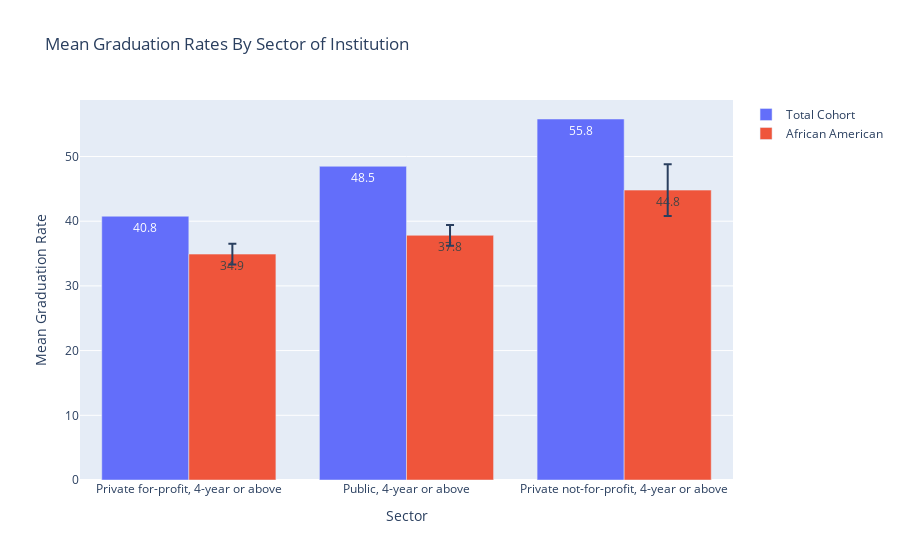

The notebook cell this image was saved under:
### Code cell
fig.show()

### Figure 1 — Plotly figure (JSON) as saved in the notebook; plotly's stock layout.template omitted (floating-point values rounded to 4 significant figures)
{"data": [{"name": "Total Cohort", "text": [40.8, 48.5, 55.8], "type": "bar", "x": ["Private for-profit, 4-year or above", "Public, 4-year or above", "Private not-for-profit, 4-year or above"], "y": [40.77, 48.49, 55.79]}, {"error_y": {"array": [1.6, 1.605, 4.005], "type": "data"}, "name": "African American", "text": [34.9, 37.8, 44.8], "type": "bar", "x": ["Private for-profit, 4-year or above", "Public, 4-year or above", "Private not-for-profit, 4-year or above"], "y": [34.91, 37.82, 44.8]}], "layout": {"title": {"text": "Mean Graduation Rates By Sector of Institution"}, "xaxis": {"title": {"text": "Sector"}}, "yaxis": {"title": {"text": "Mean Graduation Rate"}}}}
